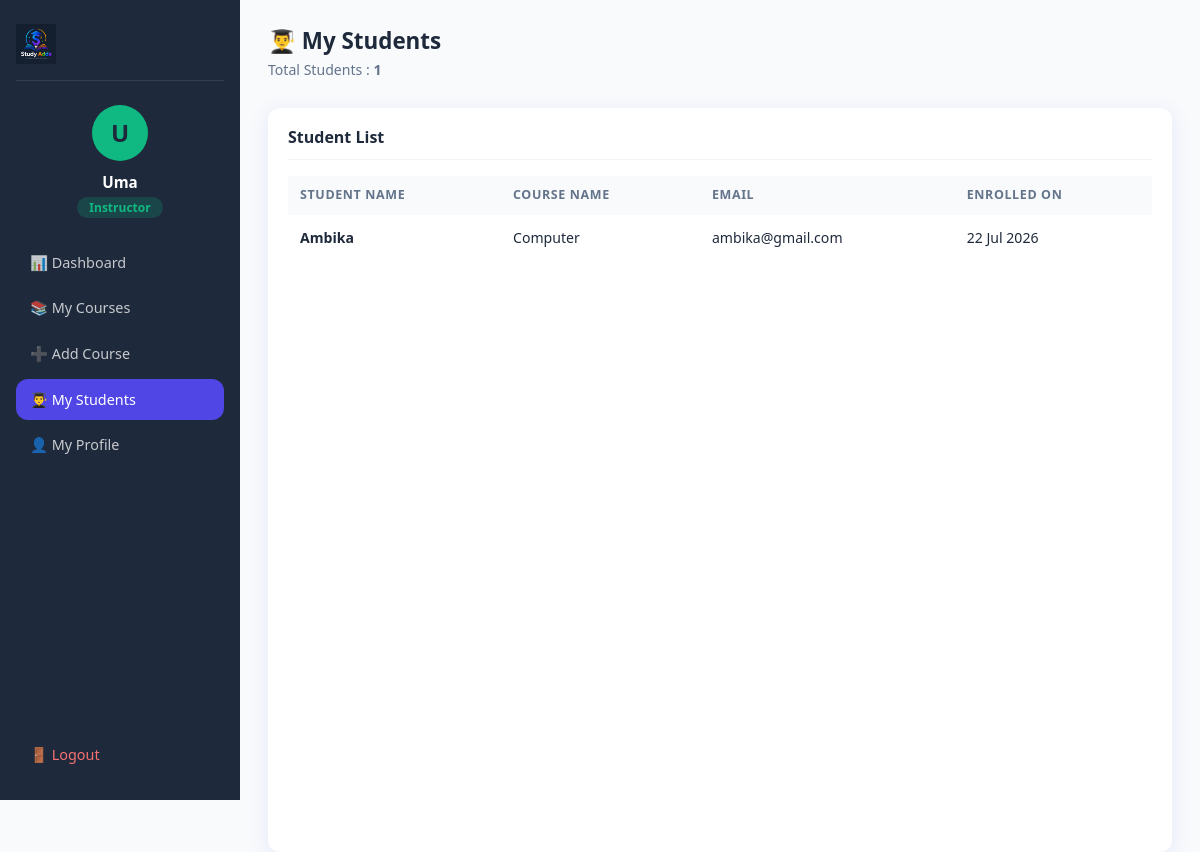
Screenshot of /instructor/my-students.php (signed in) with the database file from the repository.
### tables this page shows
CREATE TABLE `enrollments` (
  `id` int(11) NOT NULL,
  `student_id` int(11) NOT NULL,
  `course_id` int(11) NOT NULL,
  `enrolled_at` timestamp NOT NULL DEFAULT current_timestamp()
);

CREATE TABLE `users` (
  `id` int(11) NOT NULL,
  `name` varchar(100) NOT NULL,
  `email` varchar(150) NOT NULL,
  `password` varchar(255) NOT NULL,
  `role` enum('student','instructor','admin') DEFAULT 'student',
  `created_at` timestamp NOT NULL DEFAULT current_timestamp(),
  `security_question` varchar(255) DEFAULT NULL,
  `security_answer` varchar(255) DEFAULT NULL
);

CREATE TABLE `courses` (
  `id` int(11) NOT NULL,
  `title` varchar(255) NOT NULL,
  `description` text DEFAULT NULL,
  `instructor` varchar(100) DEFAULT NULL,
  `duration` varchar(50) DEFAULT NULL,
  `price` decimal(10,2) DEFAULT 0.00,
  `class` int(11) DEFAULT NULL,
  `image` varchar(255) DEFAULT NULL,
  `created_at` timestamp NOT NULL DEFAULT current_timestamp()
);

### instructor/my-students.php (the view, shortened to what this page needs)
<?php
include "../includes/dbconfig.php";
$instructorName = $_SESSION['user_name'];
$stmt = mysqli_prepare(
    $conn,
    "SELECT
        u.name,
        u.email,
        c.title AS course_title,
        e.enrolled_at
    FROM enrollments e
    INNER JOIN users u
        ON e.student_id = u.id
    INNER JOIN courses c
        ON e.course_id = c.id
    WHERE c.instructor = ?
    ORDER BY e.enrolled_at DESC"
);
mysqli_stmt_bind_param($stmt, "s", $instructorName);
mysqli_stmt_execute($stmt);
$students = mysqli_stmt_get_result($stmt);
$totalStudents = mysqli_num_rows($students);
?>
<!DOCTYPE html>
<html lang="en">
<head>
    <link href="https://cdn.jsdelivr.net/npm/bootstrap@5.3.6/dist/css/bootstrap.min.css" rel="stylesheet">
    <link rel="stylesheet" href="/MyProject/css/style.css">
</head>
<body class="dashboard-body">
    <div class="dashboard-wrapper">
        <aside class="sidebar">
            <div class="sidebar-logo">
                <a href="/MyProject/index.php">
                    <img src="/MyProject/images/logo-dark.png"
                        alt="Study Adda"
                        height="40">
                </a>
            </div>
            <div class="sidebar-user">
                <div class="sidebar-avatar"
                    style="background:#10b981;">
                    <?php echo strtoupper(substr($instructorName, 0, 1)); ?>
                </div>
                <p class="sidebar-name">
                    <?php echo htmlspecialchars($instructorName); ?>
                </p>
                <span class="sidebar-role"
                    style="background:rgba(16,185,129,.2); color:#10b981;">
                    Instructor
                </span>
            </div>
            <nav class="sidebar-nav">
                <a href="dashboard.php"
                    class="sidebar-link">
                    📊 Dashboard
                </a>
                <a href="my-courses.php"
                    class="sidebar-link">
                    📚 My Courses
                </a>
                <a href="add-course.php"
                    class="sidebar-link">
                    ➕ Add Course
                </a>
                <a href="my-students.php"
                    class="sidebar-link active">
                    👨‍🎓 My Students
                </a>
                <a href="profile.php"
                    class="sidebar-link">
                    👤 My Profile
                </a>
                <a href="/MyProject/logout.php"
                    class="sidebar-link logout-link">
                    🚪 Logout
                </a>
            </nav>
        </aside>
        <main class="dashboard-main">
            <div class="dashboard-topbar">
                <div>
                    <h4 class="topbar-title">
                        👨‍🎓 My Students
                    </h4>
                    <p class="topbar-sub">
                        Total Students :
                        <strong>
                            <?php echo $totalStudents; ?>
                        </strong>
                    </p>
                </div>
            </div>
            <?php if ($totalStudents == 0): ?>
                <div class="dashboard-card">
                    <div class="text-center py-5">
                        <div style="font-size:3rem;">
                            👨‍🎓
                        </div>
                        <h5 class="mt-3">
                            No Students Yet
                        </h5>
                        <p class="text-muted">
                            Students enrolled in your courses will appear here.
                        </p>
                    </div>
                </div>
            <?php else: ?>
                <div class="dashboard-card">
                    <div class="dashboard-card-header">
                        <h5 class="dashboard-card-title">
                            Student List
                        </h5>
                    </div>
                    <div class="table-responsive">
                        <table class="admin-table">
                            <thead>
                                <tr>
                                    <th>Student Name</th>
                                    <th>Course Name</th>
                                    <th>Email</th>
                                    <th>Enrolled On</th>
                                </tr>
                            </thead>
                            <tbody>
                                <?php while ($student = mysqli_fetch_assoc($students)): ?>
                                    <tr>
                                        <td>
                                            <p class="table-name mb-0">
                                                <?php echo htmlspecialchars($student['name']); ?>
                                            </p>
                                        </td>
                                        <td>
                                            <?php echo htmlspecialchars($student['course_title']); ?>
                                        </td>
                                        <td>
                                            <?php echo htmlspecialchars($student['email']); ?>
                                        </td>
                                        <td>
                                            <?php echo date(
                                                "d M Y",
                                                strtotime($student['enrolled_at'])
                                            ); ?>
                                        </td>
                                    </tr>
                                <?php endwhile; ?>
                            </tbody>
                        </table>
                    </div>
                </div>
            <?php endif; ?>
        </main>
    </div>
</body>
</html>

### css/style.css (style rules this page uses)
:root { --primary-color: #4f46e5; --primary-hover: #3730a3; --secondary-color: #f59e0b; --text-dark: #1e293b; --text-muted: #64748b; --bg-light: #f8fafc; --bg-welcome: linear-gradient(135deg, #eef2ff 0%, #e0e7ff 100%); --shadow: 0 4px 20px rgba(79, 70, 229, 0.1); --border-radius: 12px; }
body { font-family: "Segoe UI", Tahoma, Geneva, Verdana, sans-serif; color: var(--text-dark); background-color: #fff; }
.dashboard-body { background-color: var(--bg-light); min-height: 100vh; }
.dashboard-wrapper { display: flex; min-height: 100vh; }
.sidebar { width: 240px; min-height: 100vh; background: var(--text-dark); padding: 24px 16px; position: fixed; top: 0; left: 0; display: flex; flex-direction: column; gap: 24px; z-index: 100; }
.sidebar-logo { padding-bottom: 16px; border-bottom: 1px solid rgba(255, 255, 255, 0.1); }
.sidebar-user { text-align: center; }
.sidebar-avatar { width: 56px; height: 56px; background: var(--secondary-color); color: var(--text-dark); border-radius: 50%; display: flex; align-items: center; justify-content: center; font-size: 1.5rem; font-weight: 800; margin: 0 auto 10px; }
.sidebar-name { color: #fff; font-weight: 700; font-size: 0.95rem; margin: 0; }
.sidebar-role { background: rgba(245, 158, 11, 0.2); color: var(--secondary-color); font-size: 0.75rem; font-weight: 600; padding: 2px 12px; border-radius: 999px; }
.sidebar-nav { display: flex; flex-direction: column; gap: 4px; flex: 1; }
.sidebar-link { color: rgba(255, 255, 255, 0.75); text-decoration: none; padding: 10px 14px; border-radius: var(--border-radius); font-size: 0.9rem; font-weight: 500; transition: all 0.2s; }
.sidebar-link:hover, .sidebar-link.active { background: var(--primary-color); color: #fff; }
.logout-link { margin-top: auto; color: #f87171 !important; }
.dashboard-main { margin-left: 240px; padding: 28px; flex: 1; min-height: 100vh; }
.dashboard-topbar { display: flex; justify-content: space-between; align-items: flex-start; margin-bottom: 28px; flex-wrap: wrap; gap: 12px; }
.topbar-title { font-size: 1.4rem; font-weight: 700; color: var(--text-dark); margin: 0; }
.topbar-sub { color: var(--text-muted); font-size: 0.88rem; margin: 4px 0 0 0; }
.dashboard-card { background: #fff; border-radius: var(--border-radius); padding: 20px; box-shadow: var(--shadow); height: 100%; }
.dashboard-card-header { display: flex; justify-content: space-between; align-items: center; margin-bottom: 16px; padding-bottom: 12px; border-bottom: 1px solid #f1f5f9; }
.dashboard-card-title { font-size: 1rem; font-weight: 700; color: var(--text-dark); margin: 0; }
.admin-table { width: 100%; border-collapse: collapse; font-size: 0.88rem; }
.admin-table th { background: var(--bg-light); color: var(--text-muted); font-weight: 700; font-size: 0.78rem; text-transform: uppercase; letter-spacing: 0.05em; padding: 10px 12px; text-align: left; }
.admin-table td { padding: 12px; border-bottom: 1px solid #f1f5f9; vertical-align: middle; }
.admin-table tr:last-child td { border-bottom: none; }
.table-name { font-weight: 600; color: var(--text-dark); margin: 0; font-size: 0.88rem; }

### rows the page displays
enrollments: student.name "Ambika", course.title "Computer", student.email "ambika@gmail.com", enrolled_at "22 Jul 2026"

### other values shown
substr($instructorName, 0, 1) "U"
$instructorName "Uma"
$totalStudents "1"
